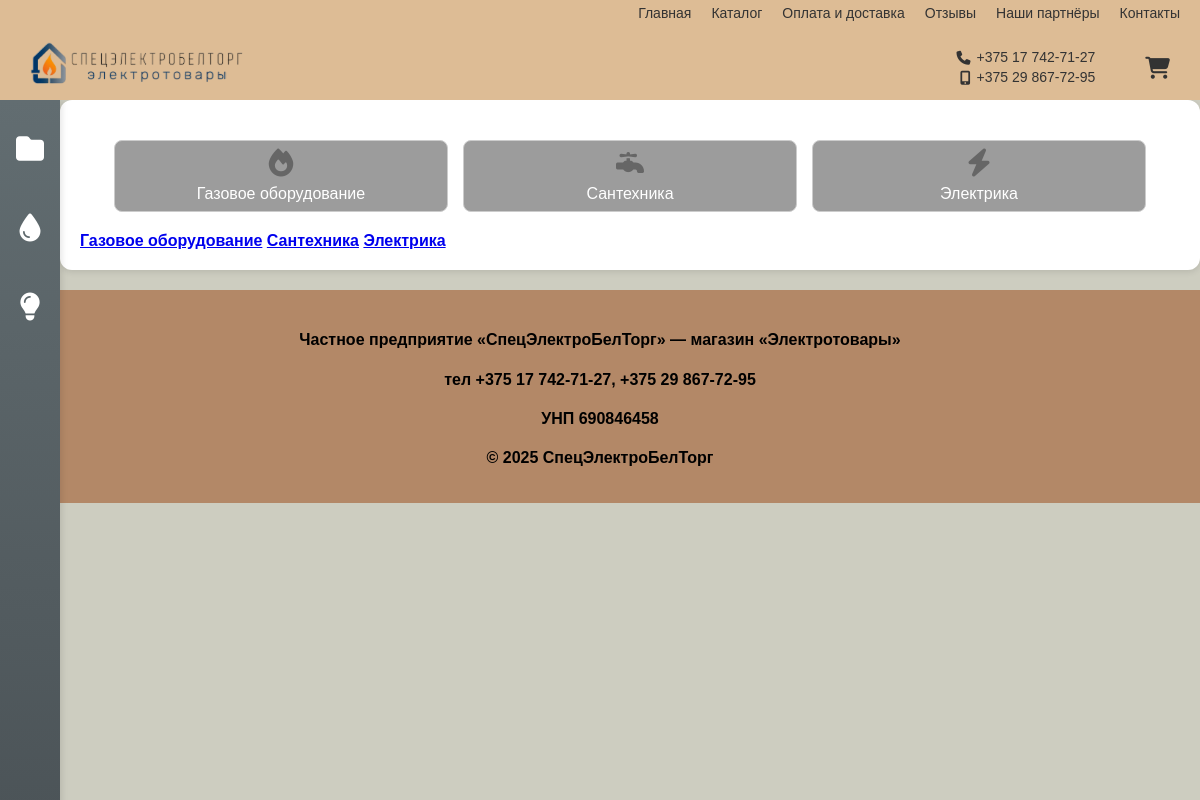
/esg.by/catalog/, run on the app's committed database.
### esg/models.py (models this page shows, shortened)
class Rubric(models.Model):
    rubric_name = models.CharField(max_length=50, verbose_name='Название раздела')
    class Meta:
        verbose_name_plural = 'Разделы'
        verbose_name = 'Раздел'
        ordering= ['rubric_name']

### esg/views.py (the view)
# urls.py: path('catalog/', get_catalog, name='catalog'),
def get_catalog(request):
    rubrics = Rubric.objects.prefetch_related('electro_set', 'gas_set', 'santeh_set').all()
    context = {
        'rubrics': rubrics,
    }
    return render(request, 'catalog.html', context)

### esg/templates/catalog.html (shortened to what this page needs)
{% extends 'basic.html' %}
{% load static %}
{% block content %}
<div>
    {% for rubric in rubrics %}
        {% if rubric.rubric_name == "Электрика" %}
            <a href="{% url 'subrubrics' rubric.pk %}"><b>{{ rubric.rubric_name }}</b></a>
        {% elif rubric.rubric_name == "Газовое оборудование" %}
            <a href="{% url 'subrubrics' rubric.pk %}"><b>{{ rubric.rubric_name }}</b></a>
        {% elif rubric.rubric_name == "Сантехника" %}
             <a href="{% url 'subrubrics' rubric.pk %}"><b>{{ rubric.rubric_name }}</b></a>
        {% endif %}
    {% endfor %}
</div>
{% endblock %}

### esg/templates/basic.html (shortened to what this page needs)
<!DOCTYPE html>
{% load static %}
<html lang="en">
<head>
    <link rel="stylesheet" href="{% static 'css/style.css' %}">
   <link rel="stylesheet" href="https://cdnjs.cloudflare.com/ajax/libs/font-awesome/6.4.0/css/all.min.css">
</head>
<body>
<div class="container">
    <header class="header">
        <div class="top-links">
        <a href="{% url 'main' %}">Главная</a>
        <a href="{% url 'catalog' %}">Каталог</a>
        <a href="{% url 'payments' %}">Оплата и доставка</a>
        <a href="{% url 'reviews' %}">Отзывы</a>
        <a href="{% url 'partners' %}">Наши партнёры</a>
        <a href="{% url 'contacts' %}" >Контакты</a>
        </div>
        <div class="main-header">
        <a href="{% url 'main' %}"><img src="{% static 'image/electro.png' %}" alt="СпецЭлектроБелТорг"></a>
            <div class="header-right">
                <div class="contact-info-wrapper">
                <div class="contact-info">
                <p><i class="fa-solid fa-phone"></i>
                <a href="tel:+375177427127" class="phone-link">+375 17 742-71-27</a></p>
                <p><i class="fa-solid fa-mobile-screen-button"></i>
                <a href="tel:+375298677295" class="phone-link">+375 29 867-72-95</a></p>
                </div>
                </div>
            </div>
            <a href="{% url 'basket' %}"><div class="cart-icon"><i class="fa-solid fa-cart-shopping"></i></div></a>
        </div>
    </header>
    <nav class="sidebar">
        <ul class="catalog-list">
            {% for rubric in rubrics %}
                <li><a href="{% url 'subrubrics' rubric.pk %}">
                    <i class="{% if rubric.rubric_name == 'Электрика' %}fas fa-lightbulb{% elif rubric.rubric_name == 'Сантехника' %}fas fa-tint{% elif rubric.rubric_name == 'Газификация' %}fas fa-house-fire{% else %}fas fa-folder{% endif %}"></i>
        </a>
                </li>
            {% endfor %}
        </ul>
    </nav>
   <main class="main-content">
    <div class="button_container">
  {% for rubric in rubrics %}
    {% if rubric.rubric_name == "Электрика" %}
      <a href="{% url 'subrubrics' rubric.pk %}" class="button_link">
        <i class="fas fa-bolt"></i>
        <span>{{ rubric.rubric_name }}</span>
      </a>
    {% elif rubric.rubric_name == "Сантехника" %}
      <a href="{% url 'subrubrics' rubric.pk %}" class="button_link">
        <i class="fas fa-faucet"></i>
        <span>{{ rubric.rubric_name }}</span>
      </a>
    {% elif rubric.rubric_name == "Газовое оборудование" %}
      <a href="{% url 'subrubrics' rubric.pk %}" class="button_link">
        <i class="fas fa-fire"></i>
        <span>{{ rubric.rubric_name }}</span>
      </a>
    {% endif %}
  {% endfor %}
</div>
       {% block content %}
        {% endblock %}
    </main>
    <footer class="footer">
        <h4>Частное предприятие «СпецЭлектроБелТорг» — магазин «Электротовары»</h4>
        <h4> тел +375 17 742-71-27, +375 29 867-72-95</h4>
        <h4> УНП 690846458 </h4>
        <p>© 2025 СпецЭлектроБелТорг</p>
    </footer>
</div>
</body>
</html>

### esg/static/css/style.css (style rules this page uses)
body { margin: 0; font-family: Arial, Helvetica, sans-serif; background: #CDCDC0; }
.sidebar { position: fixed; top: 100px; left: 0; width: 60px; height: calc(100% - 100px); background: linear-gradient(#626D71, #4B5357); padding: 20px 0; overflow-x: hidden; transition: width 0.3s ease; box-shadow: 2px 0 6px rgba(0,0,0,0.1); z-index: 1100; }
.sidebar ul { list-style: none; margin: 0; padding: 0; }
.sidebar ul li a { display: flex; align-items: center; flex-direction: column; justify-content: center; color: #fff; text-decoration: none; padding: 15px 0; transition: background 0.3s, color 0.3s; }
.sidebar ul li a i { font-size: 28px; width: 100%; text-align: center; color: #fff; }
.header { position: fixed; top: 0; left: 0; right: 0; height: 100px; background: #DDBC95; z-index: 1200; display: flex; flex-direction: column; box-sizing: border-box; }
.top-links { display: flex; justify-content: flex-end; gap: 20px; padding: 5px 20px; font-size: 14px; }
.top-links a { text-decoration: none; color: #333; }
.main-header { display: flex; align-items: center; justify-content: space-between; padding: 10px 30px; }
.main-header a img { height: 60px; }
.header-right { display: flex; align-items: center; justify-content: flex-end; width: 100%; }
.contact-info-wrapper { display: flex; flex-direction: column; align-items: flex-end; flex-shrink: 0; }
.contact-info { display: flex; flex-direction: column; align-items: flex-end; line-height: 1.4; }
.contact-info p { margin: 0; font-size: 14px; color: #333; display: flex; align-items: center; gap: 6px; }
.phone-link { text-decoration: none; color: inherit; transition: color 0.2s; }
.contact-info i { margin-left: 5px; }
.cart-icon { margin-left: 50px; }
.cart-icon i { font-size: 22px; color: #333; cursor: pointer; transition: color 0.3s ease; }
.main-content { margin-left: 60px; margin-top: 100px; padding: 20px; background: white; border-radius: 12px; box-shadow: 0 2px 6px rgba(0,0,0,0.1); transition: margin-left 0.3s ease; }
.main-content .button_container { display: flex; justify-content: center; gap: 15px; margin-bottom: 20px; margin-top: 20px; }
.main-content .button_link { text-decoration: none; color: #fff; background-color: #9C9C9C; padding: 8px 16px; border-radius: 8px; transition: background 0.3s; }
.footer { background: #B38867; text-align: center; padding: 20px; font-weight: bold; margin-top: 20px; }
.button_container { display: flex; justify-content: center; gap: 20px; margin: 30px 0; flex-wrap: wrap; }
.button_link { flex: 1; max-width: 300px; text-decoration: none; background: #f2f2f2; color: #333; border: 1px solid #ccc; border-radius: 12px; padding: 20px 0; text-align: center; transition: background 0.3s ease, transform 0.2s ease, box-shadow 0.3s ease; display: flex; flex-direction: column; align-items: center; }
.button_link i { font-size: 28px; color: #666; margin-bottom: 8px; }
.button_link span { font-size: 16px; font-weight: 500; }

### data on the page
Rubric: rubric_name "Газовое оборудование"
Rubric: rubric_name "Сантехника"
Rubric: rubric_name "Электрика"
